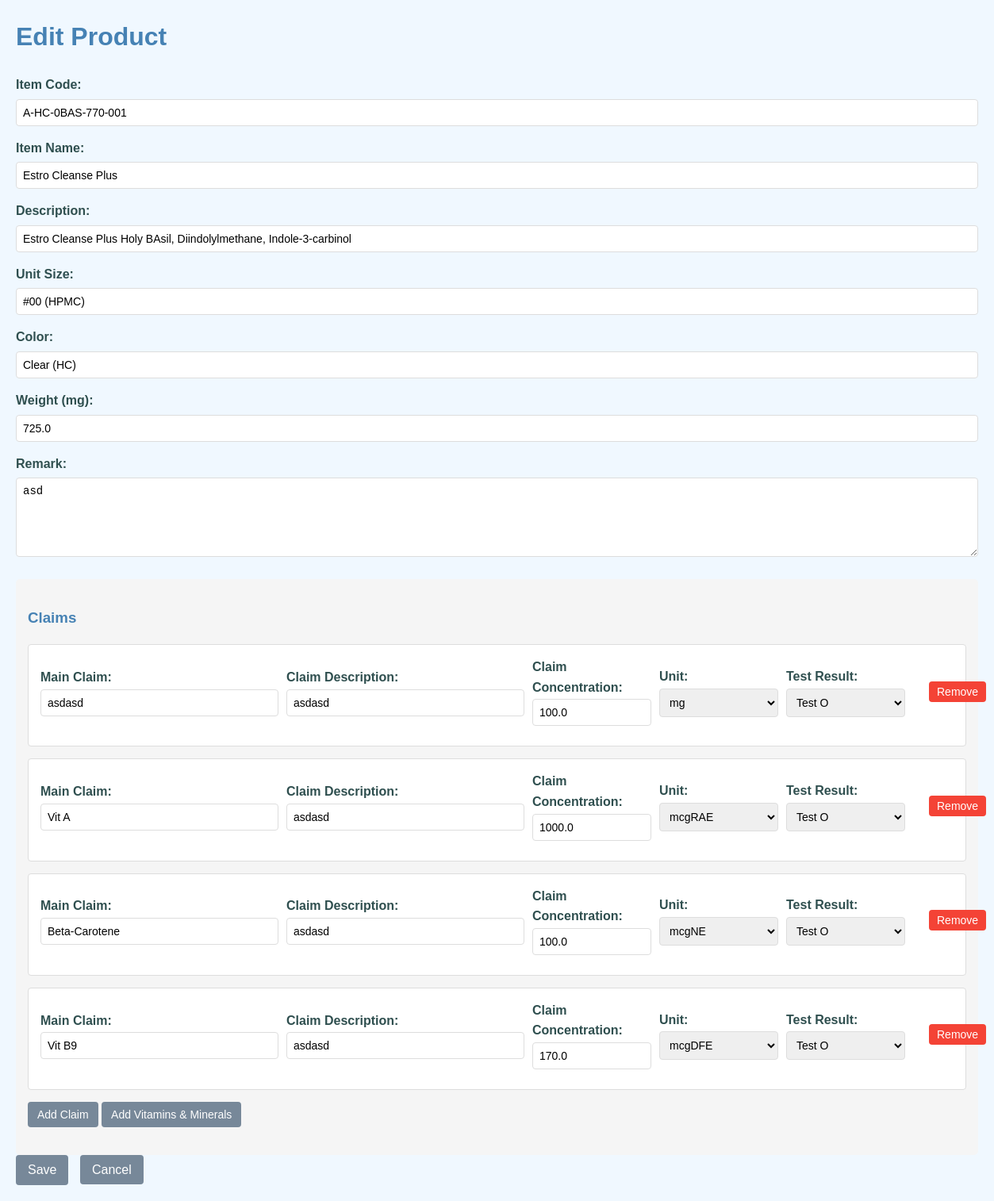
Screenshot of /edit/A-HC-0BAS-770-001 (signed in) with the database file from the repository.
### tables this page shows
CREATE TABLE products (
            id INTEGER PRIMARY KEY AUTOINCREMENT,
            item_code TEXT UNIQUE NOT NULL,
            item_name TEXT,
            description TEXT,
            unit_size TEXT,
            color TEXT,
            weight REAL
        , dosage TEXT, remark TEXT);

CREATE TABLE claims (
            id INTEGER PRIMARY KEY AUTOINCREMENT,
            product_id INTEGER,
            claim_main TEXT,
            claim_description TEXT,
            claim_concentration REAL, claim_unit TEXT DEFAULT 'mg', test_result TEXT,
            FOREIGN KEY (product_id) REFERENCES products(id) ON DELETE CASCADE
        );

### app.py (the view, shortened to what this page needs)
@app.route('/edit/<item_code>', methods=['GET', 'POST'])
def edit_product(item_code):
    if "role" not in session or session["role"] not in ['admin', 'master']:
        flash("권한이 없습니다.", "danger")
        return redirect(url_for("index"))
    db = get_db()
    cursor = db.cursor()
    if request.method == 'GET':
        cursor.execute('SELECT * FROM products WHERE item_code = ?', (item_code,))
        product = cursor.fetchone()
        if not product:
            flash("해당 제품을 찾을 수 없습니다.", "danger")
            cursor.close()
            return redirect(url_for("index"))
        cursor.execute('''
        SELECT claim_main, claim_description, claim_concentration, claim_unit, test_result
        FROM claims
        LEFT JOIN products ON claims.product_id = products.id
        WHERE products.item_code = ?
        ''', (item_code,))
        claims = cursor.fetchall()
        claim_unit_options = ['mg', 'mcg', 'IU', 'mga-TE', 'mgRAE', 'mcgRAE', 'mgNE', 'mcgNE', 'mgDFE', 'mcgDFE']
        test_result_options = ['Test O', 'Test X', 'Input']
        if 'filter_url' not in session or request.referrer and 'edit' not in request.referrer:
            session['filter_url'] = request.referrer  # 필터 적용된 목록 페이지 저장
        return render_template('edit.html', product=product, claims=claims, claim_unit_options=claim_unit_options, test_result_options=test_result_options)

### app.py (called while the page is built)
@app.before_request
def before_request_func():
    global app_initialized
    if not app_initialized:
        with app.app_context():
            initialize_database()
            load_configurations()
        app_initialized = True

@app.before_request
def require_login():
    allowed_routes = ["login", "autocomplete", "static"]
    if "role" not in session and request.endpoint not in allowed_routes and not request.path.startswith('/static'):
        return redirect(url_for("login"))

def get_db():
    db = getattr(g, '_database', None)
    if db is None:
        db = g._database = sqlite3.connect(DB_FILE_PATH)
        db.row_factory = sqlite3.Row  # 컬럼명으로 접근 가능하도록 설정
    return db

@app.teardown_appcontext
def close_connection(exception):
    db = getattr(g, '_database', None)
    if db is not None:
        db.close()

### templates/edit.html (shortened to what this page needs)
<!DOCTYPE html>
<html lang="en">
<head>
    <link rel="stylesheet" href="https://code.jquery.com/ui/1.12.1/themes/base/jquery-ui.css">
    <link href="https://cdnjs.cloudflare.com/ajax/libs/select2/4.0.13/css/select2.min.css" rel="stylesheet" />
</head>
<body>
    <h1>Edit Product</h1>
    {% set role = session.get("role", "viewer") %}
    <form method="post">
        <div class="form-group">
            <label for="item_code">Item Code:</label>
            <input type="text" id="item_code" name="item_code" value="{{ product.item_code }}" readonly>
        </div>
        <div class="form-group">
            <label for="item_name">Item Name:</label>
            <input type="text" id="item_name" name="item_name" value="{{ product.item_name }}" >
        </div>
        <div class="form-group">
            <label for="description">Description:</label>
            <input type="text" id="description" name="description" value="{{ product.description }}" >
        </div>
        <div class="form-group">
            <label for="unit_size">Unit Size:</label>
            <input type="text" id="unit_size" name="unit_size" value="{{ product.unit_size }}" class="autocomplete-input" >
        </div>
        <div class="form-group">
            <label for="color">Color:</label>
            <input type="text" id="color" name="color" value="{{ product.color }}" class="autocomplete-input" >
        </div>
        <div class="form-group">
            <label for="weight">Weight (mg):</label>
            <input type="number" id="weight" name="weight" step="any" value="{{ product.weight }}" >
        </div>
        <div class="form-group">
            <label for="remark">Remark:</label>
            <textarea id="remark" name="remark" rows="4" >{{ product.remark }}</textarea>
        </div>
        <div class="claims-container">
            <h3>Claims</h3>
            <div id="claims">
                {% for claim in claims %}
                <div class="claim">
                    <div class="claim-fields">
                        <div class="form-group">
                            <label>Main Claim:</label>
                            <input type="text" name="claim_main[]" class="claim-main-input"
                                value="{{ claim.claim_main }}" >
                        </div>
                        <div class="form-group">
                            <label>Claim Description:</label>
                            <input type="text" name="claim_description[]" class="claim-description-input"
                                value="{{ claim.claim_description }}" >
                        </div>
                        <div class="form-group">
                            <label>Claim Concentration:</label>
                            <input type="number" name="claim_concentration[]" step="any" value="{{ claim.claim_concentration }}"
                                {% if role not in ['master', 'admin'] %}readonly class="readonly"{% endif %}>
                        </div>
                        <div class="form-group">
                            <label>Unit:</label>
                            <select name="claim_unit[]" >
                                <option value="mg" {% if claim.claim_unit == 'mg' %}selected{% endif %}>mg
                                </option>
                                <option value="mcgRAE" {% if claim.claim_unit == 'mcgRAE' %}selected{% endif %}>mcgRAE
                                </option>
                                <option value="mcgNE" {% if claim.claim_unit == 'mcgNE' %}selected{% endif %}>mcgNE
                                </option>
                                <option value="mcgDFE" {% if claim.claim_unit == 'mcgDFE' %}selected{% endif %}>mcgDFE
                                </option>
                            </select>
                        </div>
                        <div class="form-group">
                            <label>Test Result:</label>
                            <select name="test_result[]" >
                                <option value="Test O" {% if claim.test_result == 'Test O' %}selected{% endif %}>Test O
                                </option>
                            </select>
                        </div>
                        {% if role in [ "admin","master"] %}
                        <button type="button" class="remove-claim" onclick="removeClaim(this)">Remove</button>
                        {% endif %}
                    </div>
                </div>
                {% endfor %}
            </div>
            {% if role in [ "admin","master"] %}
            <button type="button" class="add-claim">Add Claim</button>
            <button type="button" class="add-vitamins-minerals">Add Vitamins &
                Minerals</button>
            {% endif %}
        </div>
        {% if role in [ "admin","master"] %}
        <button type="submit">Save</button>
        {% endif %}
        <a href="{{ url_for('index') }}" class="cancel-button">Cancel</a>
    </form>
</body>
</html>

### templates/edit.html (style rules this page uses)
body { font-family: Arial, sans-serif; margin: 20px; line-height: 1.6; background-color: #f0f8ff; color: #2f4f4f; }
h1, h2, h3 { color: #4682b4; }
.form-group { margin-bottom: 15px; }
label { display: block; margin-bottom: 5px; font-weight: bold; }
input[type="text"], input[type="number"], textarea, select { width: 100%; padding: 8px; border: 1px solid #ddd; border-radius: 4px; box-sizing: border-box; font-size: 14px; }
textarea { resize: vertical; min-height: 100px; }
.claims-container { margin-top: 20px; background-color: #f5f5f5; padding: 15px; border-radius: 5px; }
.claim { border: 1px solid #ddd; padding: 15px; margin-bottom: 15px; border-radius: 4px; background-color: #ffffff; }
.remove-claim { background-color: #f44336; color: white; padding: 5px 10px; border: none; border-radius: 4px; cursor: pointer; font-size: 14px; margin-left: 20px; }
.add-claim, .add-vitamins-minerals { background-color: #778899; color: white; padding: 8px 12px; border: none; border-radius: 4px; cursor: pointer; margin-bottom: 20px; font-size: 14px; }
button { background-color: #778899; color: white; padding: 10px 15px; border: none; border-radius: 4px; cursor: pointer; font-size: 16px; }
a { color: #337ab7; text-decoration: none; margin-left: 10px; }
.claim-fields { display: flex; gap: 10px; margin-bottom: 10px; align-items: center; position: relative; padding-right: 80px; }
.claim-fields .form-group { margin-bottom: 0; }
.claim-fields .form-group label { margin-bottom: 2px; }
.claim-fields .form-group input { width: 300px; }
.claim-fields .form-group input[type="number"] { width: 150px; }
.claim-fields .form-group select { width: 150px; }
a.cancel-button { background-color: #778899; color: white; padding: 10px 15px; border: none; border-radius: 4px; cursor: pointer; font-size: 16px; text-decoration: none; margin-left: 10px; }

### rows the page displays
products: item_code "A-HC-0BAS-770-001", item_name "Estro Cleanse Plus", description "Estro Cleanse Plus Holy BAsil, Diindolylmethane, Indole-3-carbinol", unit_size "#00 (HPMC)", color "Clear (HC)", weight "725.0", remark "asd"
claims: claim_main "asdasd", claim_description "asdasd", claim_concentration "100.0", claim_unit "mg", test_result "Test O"
claims: claim_main "Vit A", claim_description "asdasd", claim_concentration "1000.0", claim_unit "mcgRAE", test_result "Test O"
claims: claim_main "Beta-Carotene", claim_description "asdasd", claim_concentration "100.0", claim_unit "mcgNE", test_result "Test O"
claims: claim_main "Vit B9", claim_description "asdasd", claim_concentration "170.0", claim_unit "mcgDFE", test_result "Test O"
